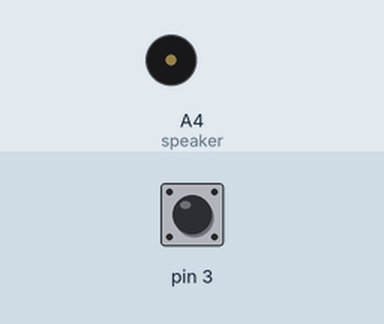
A sketch run on a simulated Arduino Uno, built with avr-gcc and run on an emulated ATmega328P. On the bench: buzzer (waves = sounding). The test bench sets the inputs (shaded band); at power-on: pin 3 HIGH.

Above: at 1.2 s.
1.3 s: pin 3 pulled LOW for 0.15 s
At 1.37 s:
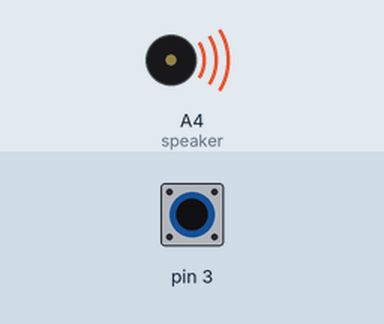
2.9 s: pin 3 pulled LOW for 3.2 s
At 7.3 s:
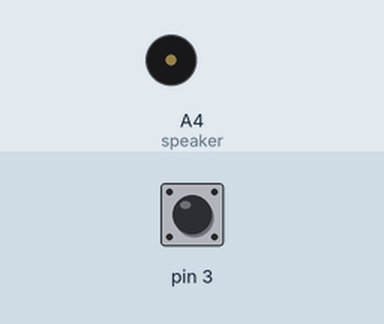
Timing chart, 0 to 8.8 s (numbered marks = the images above; inputs shaded):
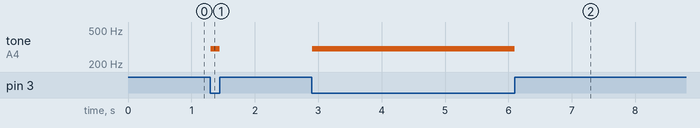

The sketch:

buzzer_sensor_capacitivo.ino
```cpp
#include <CapacitiveSensor.h>
#define speaker A4
CapacitiveSensor   cs_2_3 = CapacitiveSensor(2,3);

void setup(){
  Serial.begin(9600);
  cs_2_3.set_CS_AutocaL_Millis(0xFFFFFFFF);
}

void loop(){
  long total1 =  cs_2_3.capacitiveSensor(30);
  if (total1>1000){
    tone(speaker, 300);}
  else{
    noTone(speaker);}
}
```

Measured:
- after the input at 1.3 s, tone on A4 (speaker): silent → 300 Hz at once, → silent 0.15 s later
- after the input at 2.9 s, tone on A4 (speaker): silent → 300 Hz at once, → silent 3.2 s later
